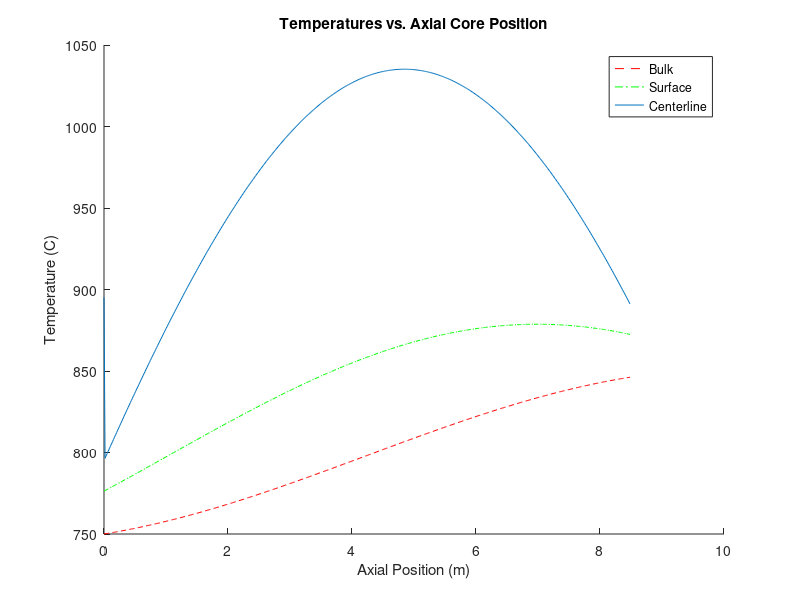
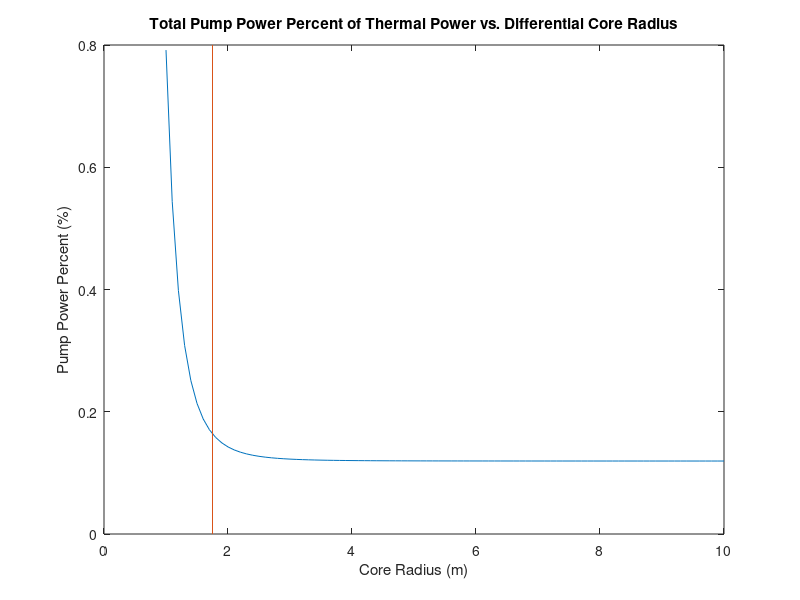
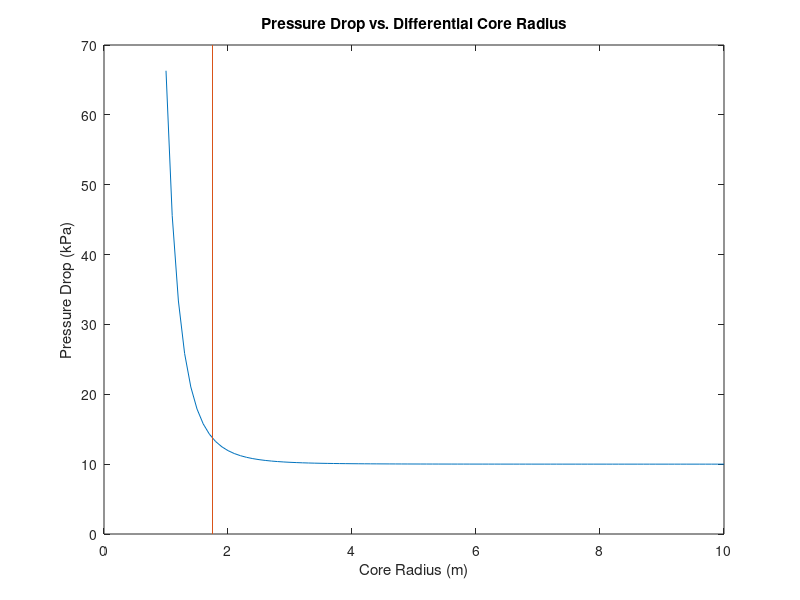
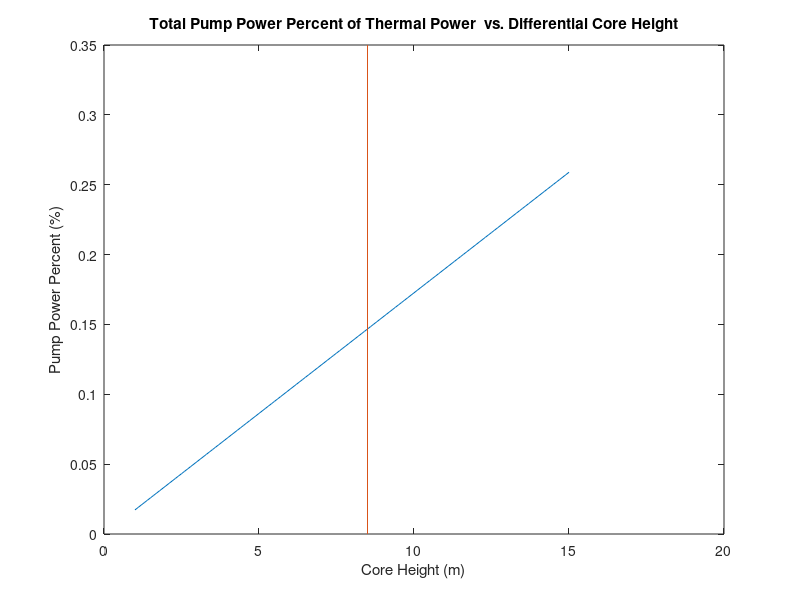

Reproduce these figures in MATLAB, in order.
% NE 472 HTGR Helium Heat Transfer Code
% Trey Huffine
% Resources Consulted: Hobbs - "Liquid Salt Cooled Pebble Bed Reactor"
%                      Hetzler - "Liquid Salt Cooled Pebble Bed Reactor"
%
%%
close all, clear all, clc;

% Dimensions and mesh of core
diam_reactor = 1.75*2 ; %reactor vessel diameter in meters
h_reactor = 8.5 ; %reactor vessel height in meters
EB = 1.4*h_reactor ; % extrpolated boundary coordinate for reactor
n = 500 ; % number of axial mesh points
deltaz = h_reactor/n ; %axial spatial step

% Fuel Dimensions
diam_fuel = 0.06; %diameter of fuel sphere in meters
diam_fuel_innner = 0.0375
rad_fuel_inner = diam_fuel_innner/2 ; %interior radius of the fuel
rad_fuel_out = diam_fuel/2 ; %exterior radius of the fuel

%Properties and Flow
Kpc = 280; %thermal conductivity of BeO
Kfuel = 23 ; %thermal conductivity of fuel region
Q_reactor = 1000*10^6; % heat generation in reactor in watts
mdot = 2000 ; % mass flow rate of helium in reactor kg/sec at 100% power

% Thermophysical Properties Helium Using Average Temperature
% Source - Danish Atomic Energy Comission
T_op = 600  %steady state operating temperature deg C Top -> T operating
T_abs = T_op + 273.15 ;
P_calc = 1.01325*3; % Must be in bars for equation
%Khel = (.635*10^-3+.31*10^-3*T_abs-.244*10^-7*T_abs^2)
Khel = 2.682*10^-3*(1+1.123*10^-3*P_calc)*T_abs^(.71*(1-2*10^-4*P_calc))
Cp = 5193.1 ; % specific heat capacity of helium at 700 deg C
mu = 3.674*10^-7.*T_abs^.7 ; % viscosity of helium
rho_helium = 48.14*(P_calc/T_abs)*(1+.446*P_calc/(T_abs^1.2))^-1  % density of helium coolant

% Determination of Packing fraction of a close packed sphere using method
% cited in de Zwann
epsilon = 0.375 + 0.34*(diam_fuel/diam_reactor) ;
packing = 1-epsilon;

%Determination of the number of fuel pebbles in the reactor
Vol_reactor = (pi/2)*(diam_reactor^2)*h_reactor  %total volume of reactor
Vol_pebbles = 4/3*pi*(diam_fuel/2)^3
Vol_usage = packing*Vol_reactor
npeb = Vol_usage/Vol_pebbles

%Characteristics of fuel in pebbles
fracfuel = (rad_fuel_inner^3)/ (rad_fuel_out^3)  %volume fraction ratio in fuel pebble
Vfuel = (pi/4)*(diam_reactor^2)*deltaz*packing*fracfuel  %volume of fuel in the reactor


% Setup for Heat transfer model provided by A.E. Ruggles
av = 6/diam_fuel;
a = packing*av;
v0 = mdot/((pi/4)*rho_helium*(diam_reactor)^2) %superficial velocity

%Pressure Drop
pressdropA = (150*mu*v0)/(diam_reactor^2)*(packing^2)/(epsilon^3);
pressdropB = ((1.75*rho_helium*v0^2)/diam_reactor)*(packing/epsilon^3);
pressdrop = (pressdropA + pressdropB)*h_reactor*10^-8 % ~300kpa

%Power of pump needed to overcome the pressure drop
Pumppower = (mdot/rho_helium)*pressdrop
perc_power = Pumppower / Q_reactor

%Q added
Q_adjusted = Q_reactor/((EB/pi)*(sin(pi*(h_reactor/(2*EB)))-sin(pi*(-1.0)*h_reactor/(2*EB)))) ;

%Volumetric heat generation at middle of reactor
%Calculates axial dimensioning and peaking power
T_bulk(1) = T_op + 150 ; % bulk temperature at the bottom of the core
z(1) = 0 ; % initializes coordinate as starting at the bottom of core
Re = (rho_helium*v0)/(a*mu) %Reynolds number
if (Re < 50*10^4)
    h_helium = (Cp.*rho_helium.*v0).*(Khel/(mu*Cp))^(0.6666).*0.91.*(Re)^(-1.0.*0.51) % check units here
else
    h_helium = (Cp.*rho_helium.*v0).*(Khel/(mu*Cp))^(0.6666).*0.61.*(Re)^(-1.0.*0.41)
end

%Initialize values
Q_current(1) = Q_adjusted*cos(pi*(z(1)- h_reactor/2 + deltaz/2)/EB);
Q_added(1) = Q_current(1)*deltaz;
T_surface(1) = T_bulk(1) + Q_added(1)/(h_helium*a*(pi/4)*(diam_reactor^2)*deltaz);
Q_tp(1) = Q_added(1)/(Vfuel);
Tcla(1) = T_surface(1) + Q_tp(1)*((rad_fuel_inner^3)/(3*Kpc))*(1/rad_fuel_inner-1/rad_fuel_out);
Tclb(1) = (Q_tp(1)/(6*Kfuel))*(rad_fuel_inner^2);
Tcl(1) = Tcla(1) + Tclb(1);

%Numerical Analysis of temperatures
for (i = 2:(n))
    z(i) = z(i-1) + deltaz; % current height slice
    Q_current(i) = Q_adjusted*cos(pi*(z(i)- h_reactor/2 + deltaz/2)/EB);
    Q_added(i) = Q_current(i)*deltaz;
    T_bulk(i) =  T_bulk(i-1) + Q_added(i)/(mdot*Cp);
    T_surface(i) =  T_bulk(i) + Q_added(i)/(h_helium*a*((pi/4)*diam_reactor^2)*deltaz);
    Q_tp(i) = Q_added(i)/(Vfuel);
    Tcla(i) = T_surface(i) + Q_tp(i)*((rad_fuel_inner^3)/(3*Kpc))*(1/rad_fuel_inner-1/rad_fuel_out);
    Tclb(i) = (Q_tp(i)/(6*Kfuel))*(rad_fuel_inner^2);
    Tcl(i) = Tcla(i) + Tclb(i) - 100;
end

Tcl(250)

%plot for global temperatures
figure (1)
hold on
plot(z,T_bulk,'--r')
plot(z,T_surface,'-.g')
plot(z,Tcl)
legend('Bulk', 'Surface', 'Centerline')
title('Temperatures vs. Axial Core Position')
xlabel('Axial Position (m)')
ylabel('Temperature (C)')

%Differential pressure change will changing diameter
dr = [];
Pump_pow = [];
n = 1;
press_drop = [];
pp = [];
for k=1:.1:10
    dr(n) = k;
    eps = 0.375 + 0.34.*(diam_fuel./dr(n)) ;
    pack = 1-eps;
    v_0 = mdot./((pi./4).*rho_helium.*(dr(n)).^2);
    pdA = (150.*mu.*v_0)./(dr(n).^2).*(pack.^2)./(eps.^3);
    pdB = ((1.75.*rho_helium.*v_0.^2)./dr(n)).*(pack./eps.^3);
    press_drop(n) = (pdA + pdB).*h_reactor.*10.^-8+10;
    Pump_pow(n) = (mdot./rho_helium).*press_drop(n);
    pp(n) = Pump_pow(n) / Q_reactor*1000;
    n=n+1;
end


figure (2)
plot(dr,pp)
line([1.75 1.75], [0 .8])
title('Total Pump Power Percent of Thermal Power vs. Differential Core Radius')
xlabel('Core Radius (m)')
ylabel('Pump Power Percent (%)')

figure (3)
plot(dr,press_drop)
line([1.75 1.75], [0 70])
title('Pressure Drop vs. Differential Core Radius')
xlabel('Core Radius (m)')
ylabel('Pressure Drop (kPa)')


%Differential pressure change will changing diameter
dh = [];
Pump_pow = [];
n = 1;
press_drop = [];
pp = [];
for k=1:.1:15
    dh(n) = k;
    eps = 0.375 + 0.34.*(diam_fuel./diam_reactor) ;
    pack = 1-eps;
    v_0 = mdot./((pi./4).*rho_helium.*(diam_reactor).^2);
    pdA = (150.*mu.*v_0)./(diam_reactor.^2).*(pack.^2)./(eps.^3);
    pdB = ((1.75.*rho_helium.*v_0.^2)./diam_reactor).*(pack./eps.^3);
    press_drop(n) = ((pdA + pdB).*dh(n).*10.^-7)*10;
    Pump_pow(n) = (mdot./rho_helium).*press_drop(n);
    pp(n) = Pump_pow(n) / Q_reactor*1000;
    n=n+1;
end

figure (4)
plot(dh,pp)
line([8.5 8.5], [0 .35])
title('Total Pump Power Percent of Thermal Power  vs. Differential Core Height')
xlabel('Core Height (m)')
ylabel('Pump Power Percent (%)')

figure (5)
plot(dh,press_drop)
line([8.5 8.5], [0 2.5*10])
title('Pressure Drop vs. Differential Core Height')
xlabel('Core Height (m)')
ylabel('Pressure Drop (kPa)')

% Differential radial Tcl
R_diff = .01:.001:.1; % 1-10cm
for i=1:length(R_diff)
    Tcla_diff = T_surface(500) + Q_added(500)*((rad_fuel_inner^3)/(3*Kpc))*(1/rad_fuel_inner-1/R_diff(i));
    Tclb_diff = (Q_added(500)/(6*Kfuel))*(rad_fuel_inner^2);
    Tcl_diff(i) = (Tcla_diff + Tclb_diff)*1.197;   
end

figure (6)
plot(R_diff,Tcl_diff)
title('Centerline Temperature vs. Pebble Diamater')
xlabel('Pebble Diameter (m)')
ylabel('Centerline Temperature (C)')